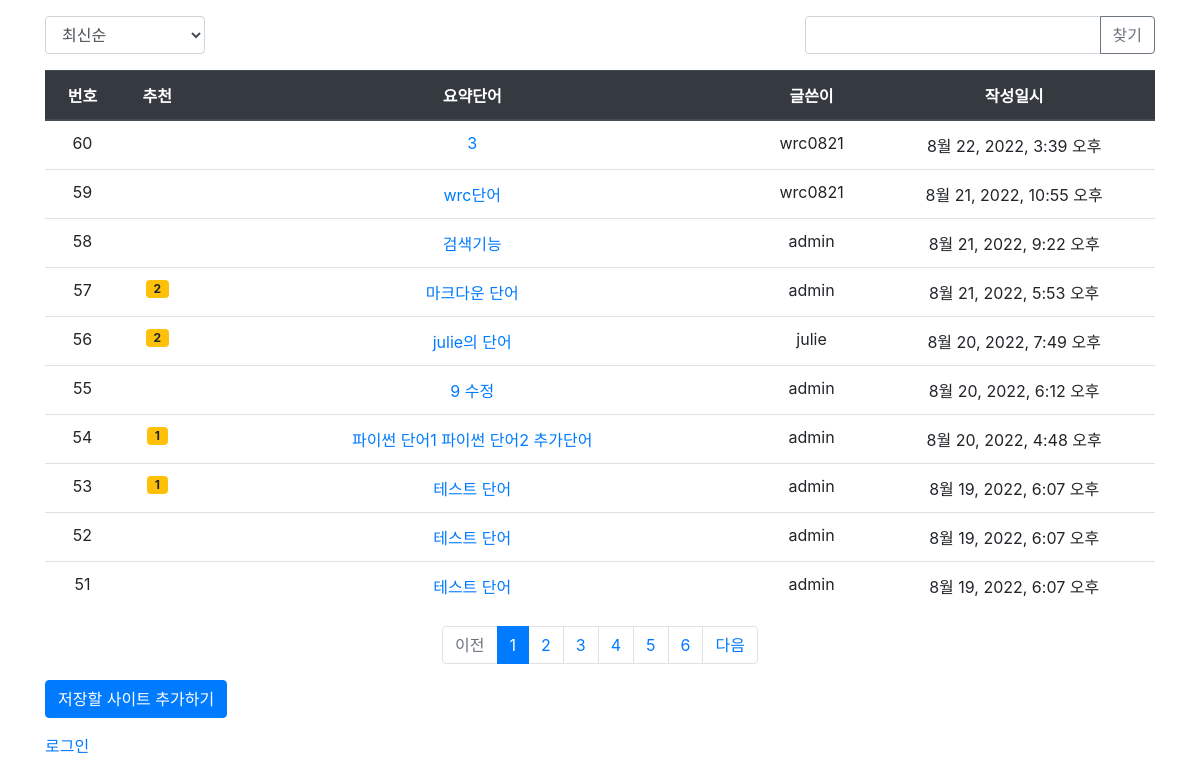
Screenshot of /pybo/ with the database file from the repository.
### pybo/models.py (models this page shows, shortened)
class Maincont(models.Model):
    author=models.ForeignKey(User, on_delete=models.CASCADE, related_name='author_maincont')  #계정이 삭제되면 관련데이터 삭제 / author 추가
    modify_date = models.DateTimeField(null=True, blank=True)  #데이터 수정일시 의미 (값을 비워두어도된다)
    subject=models.TextField() #url
    sentence=models.TextField()#요약문장
    word=models.TextField()#요약단어
    create_date=models.DateTimeField()#작성날짜
    voter=models.ManyToManyField(User, related_name='voter_maincont') #게시글 추천기능

### pybo/views/base_views.py (the view, shortened to what this page needs)
# urls.py: path('',base_views.index, name='index'),  #로그인,아웃 성공시 /pybo 가아니라 그냥 localhost:8000 으로감 > setting에서 설정된
def index(request):     #창열어주기
    page = request.GET.get('page', '1')  # 1페이지을 기본으로 출력 > localhost:8000/pybo/?page1
    kw = request.GET.get('kw','')        # localhost:8000/?kw=검색어&page=3
    sr = request.GET.get('sr','recent')  #정렬기준
    if sr =='recommend':  # 추천순
        maincont_list = Maincont.objects.annotate(
            num_voter=Count('voter')).order_by('-num_voter', '-create_date')
    elif sr =='recent':  # 최신순
        maincont_list = Maincont.objects.order_by('-create_date')
    paginator = Paginator(maincont_list, 10)    #페이지당 10개씩 보여주기
    page_obj = paginator.get_page(page)             #페이지 가져오기
    context = {'maincont_list': page_obj, 'page':page, 'kw':kw, 'sr':sr}    #kw(검색어)와 page도 반환
    return render(request, 'pybo/maincont_list.html',context)  #render함수 이용해서 html에 context내용 넣음

### pybo/templatetags/pybo_filter.py (called while the page is built)
@register.filter
def sub(value, arg):
    return value-arg

### templates/pybo/maincont_list.html (shortened to what this page needs)
{% extends 'base.html' %}
{% block content %}
{% load pybo_filter %}
<div class="container my-3">
    <div class="row justify-content-between my-3">
        <div class="col-2">
            <select class="form-control sr">
                <option value="recent" {% if sr == 'recent' %}selected{% endif %} >최신순 </option>
            </select>
        </div>
        <div class="col-4 input-group">
            <input type="text" class="form-control kw" value="{{ kw }}">
            <div class="input-group-append">
                <button class="btn btn-outline-secondary" type="button" id="btn_search">찾기</button>
            </div>
        </div>
    </div>
    <table class="table">
        <thead>
        <tr class="text-center thead-dark">
            <th>번호</th>
            <th>추천</th>
            <th style="width:50%">요약단어</th>
            <th>글쓴이</th>
            <th>작성일시</th>
        </tr>
        </thead>
        <tbody>
        {% if maincont_list %}
        {% for maincont in maincont_list %}
        <tr class="text-center">
            <td>{{ maincont_list.paginator.count|sub:maincont_list.start_index|sub:forloop.counter0|add:1 }}</td>
            <td>
                {% if maincont.voter.all.count > 0 %}
                <span class="badge badge-warning px-2 px-1"> {{ maincont.voter.all.count }} </span>
                {% endif %}
            </td>
            <td class="text-center">
                <a href="{%url 'pybo:detail' maincont.id %}">
                    {{maincont.word}}
                </a>
            </td>
            <td>{{ maincont.author.username }}</td>
            <td>{{maincont.create_date}}</td>
        </tr>
        {% endfor %}
        {% else %}
        <tr>
            <td colspan="3">저장된 내용이 없습니다.</td>
        </tr>
        {%endif%}
        </tbody>
    </table>
    <ul class="pagination justify-content-center">
        {% if maincont_list.has_previous %}
        <li class="page-item">
            <a class="page-link" data-page="{{ maincont_list.previous_page_number }}" href="#">
                이전
            </a>
        </li>
        {% else %}
        <li class="page-item disabled">
            <a class="page-link" tabindex="-1" aria-disabled="true" href="#">
                이전
            </a>
        </li>
        {% endif %}
        {% for page_number in maincont_list.paginator.page_range %}
        {% if page_number >= maincont_list.number|add:-5 and page_number <= maincont_list.number|add:5 %}
            {% if page_number == maincont_list.number %}
            <li class="page-item active" aria-current="page">
                <a class="page-link" data-page="{{ page_number }}" href="#">
                    {{ page_number }}
                </a>
            </li>
            {% else %}
            <li class="page-item">
                <a class="page-link" data-page="{{ page_number }}" href="#">
                    {{ page_number }}
                </a>
            </li>
            {% endif %}
        {% endif %}
        {% endfor %}
        {% if maincont_list.has_next %}
        <li class="page-item">
            <a class="page-link" data-page="{{ maincont_list.next_page_number }}" href="#">
                다음
            </a>
        </li>
        {% else %}
        <li class="page-item disabled" >
            <a class="page-link" tabindex="-1" aria-disabled="true" href="#">
                다음
            </a>
        </li>
        {% endif %}
    </ul>
    <a href="{% url 'pybo:maincont_create' %}" class="btn btn-primary"> 저장할 사이트 추가하기 </a>
    {% if user.is_authenticated %}
    <a class="login" href="{% url 'common:logout' %}">{{ user.username }}로그아웃</a>
    {% else %}
    <a class="login" href="{% url 'common:login' %}">로그인</a>
    {% endif %}
</div>
{% endblock %}

### templates/base.html (shortened to what this page needs)
{% load static %}
<html lang="ko">
<head>
    <link rel="stylesheet" type="text/css" href="{% static 'bootstrap.min.css' %}">
    <link rel="stylesheet" type="text/css" href="{% static 'style.css' %}">
    <link rel="stylesheet" type="text/css" href="{% static 'ex.css' %}">
</head>
<body>
{% block content %}
{% endblock %}
</body>
</html>

### rows the page displays
Maincont: paginator.count|sub "60", word "3", author.username "wrc0821", create_date "8월 22, 2022, 3:39 오후"
Maincont: paginator.count|sub "59", word "wrc단어", author.username "wrc0821", create_date "8월 21, 2022, 10:55 오후"
Maincont: paginator.count|sub "58", word "검색기능", author.username "admin", create_date "8월 21, 2022, 9:22 오후"
Maincont: paginator.count|sub "57", voter.all.count "2", word "마크다운 단어", author.username "admin", create_date "8월 21, 2022, 5:53 오후"
Maincont: paginator.count|sub "56", voter.all.count "2", word "julie의 단어", author.username "julie", create_date "8월 20, 2022, 7:49 오후"
Maincont: paginator.count|sub "55", word "9 수정", author.username "admin", create_date "8월 20, 2022, 6:12 오후"
Maincont: paginator.count|sub "54", voter.all.count "1", word "파이썬 단어1 파이썬 단어2 추가단어", author.username "admin", create_date "8월 20, 2022, 4:48 오후"
Maincont: paginator.count|sub "53", voter.all.count "1", word "테스트 단어", author.username "admin", create_date "8월 19, 2022, 6:07 오후"
Maincont: paginator.count|sub "52", word "테스트 단어", author.username "admin", create_date "8월 19, 2022, 6:07 오후"
Maincont: paginator.count|sub "51", word "테스트 단어", author.username "admin", create_date "8월 19, 2022, 6:07 오후"

### other values shown
{{ page_number }} "1"
{{ page_number }} "2" "3" "4" "5" "6"
